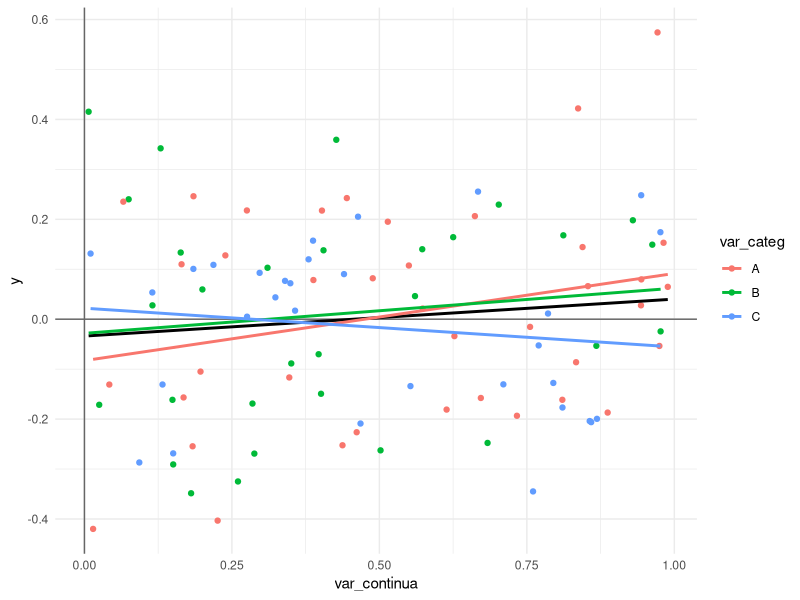
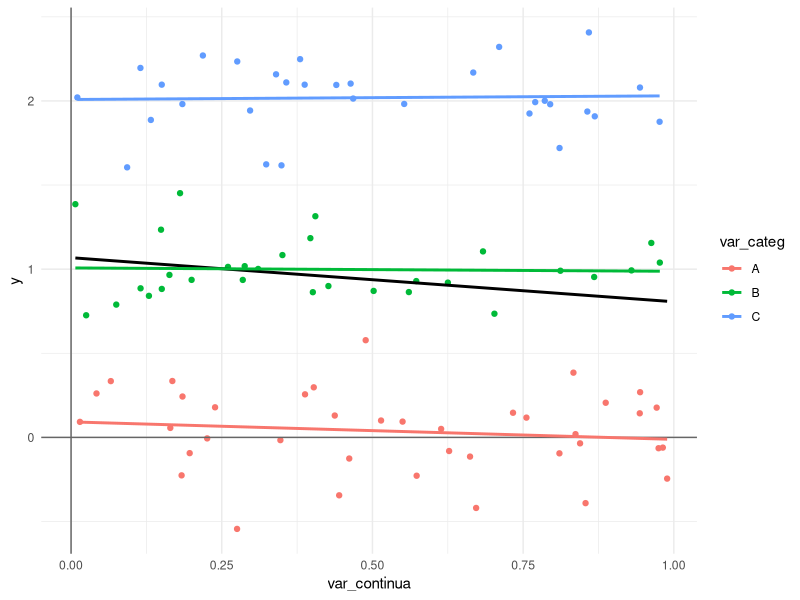
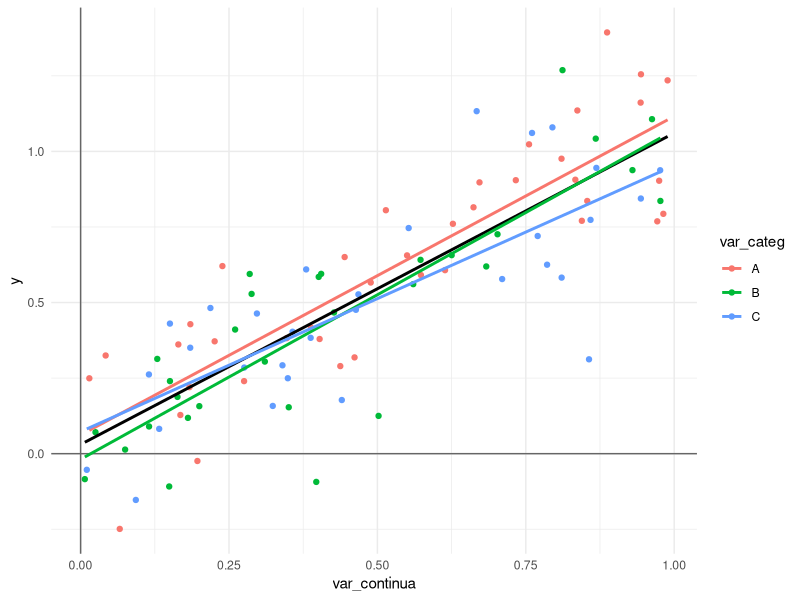
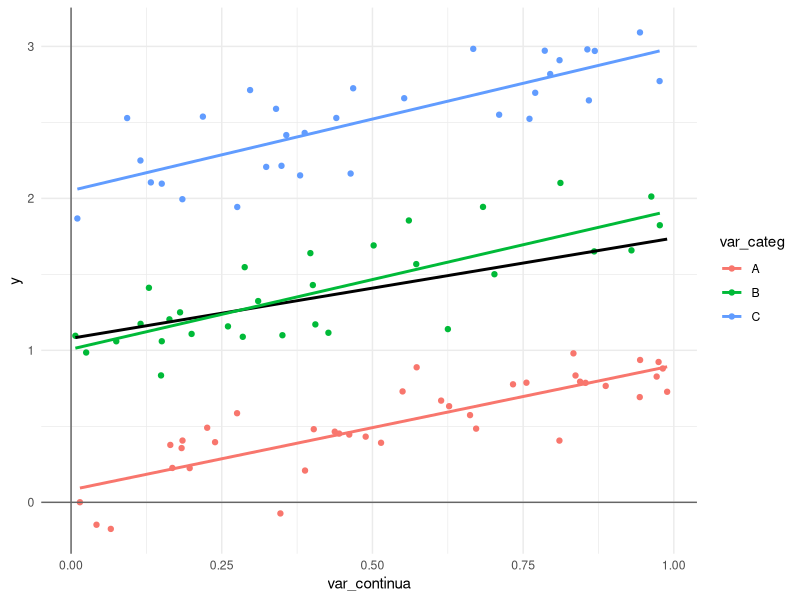
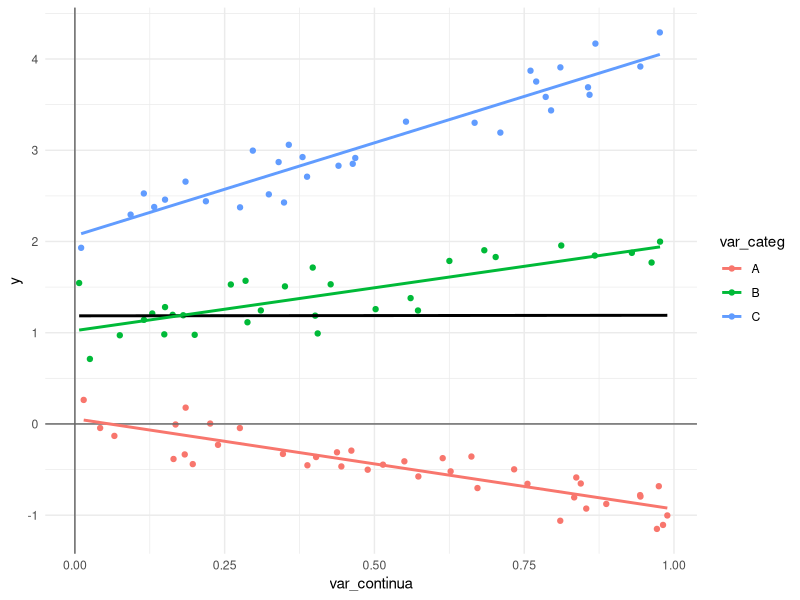
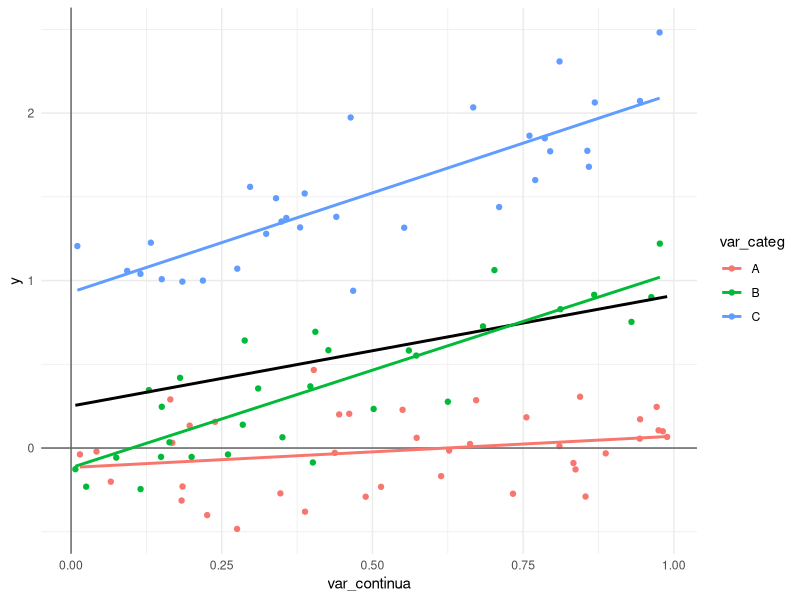
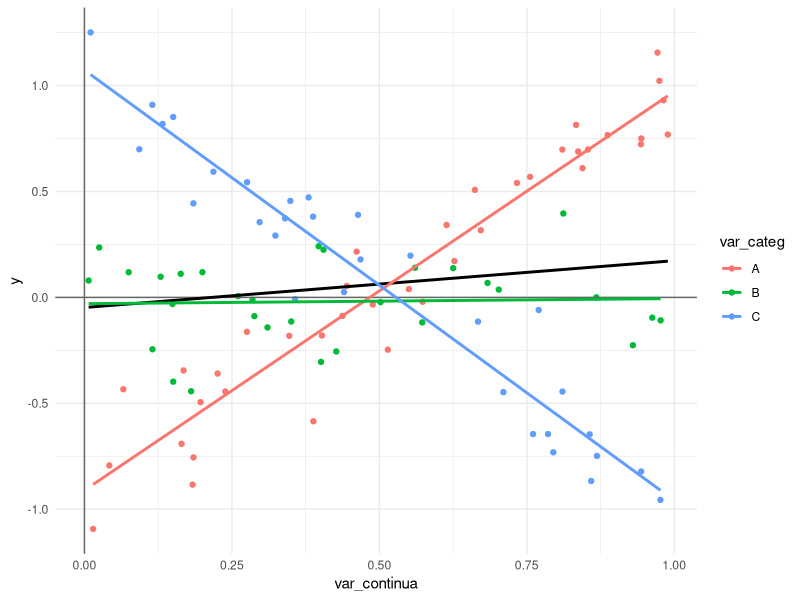
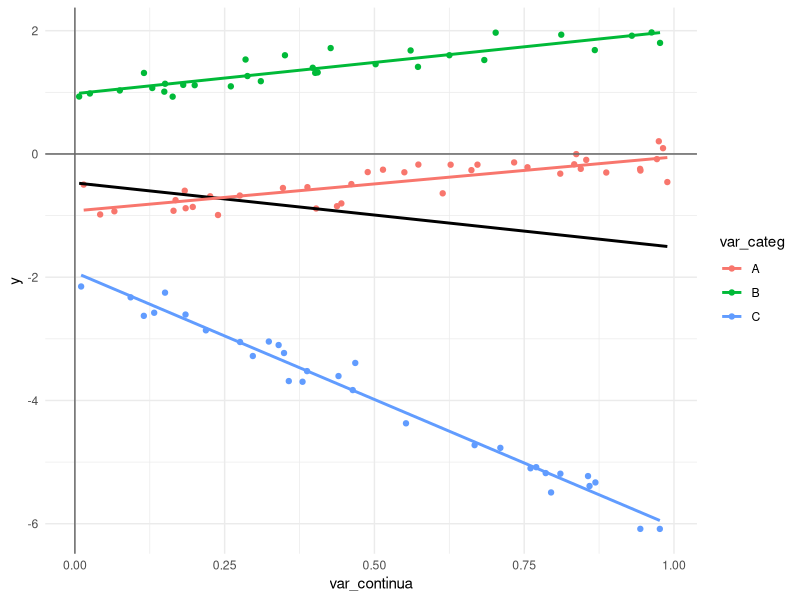

Source code (R) for these figures, in order:
library(tidyverse)

params_sem_parabola <- expand.grid(
  interceptA = -2:2,
  interceptB = -2:2,
  interceptC = -2:2,
  slopeA = c(-4, 1, 0, 1, 4),
  slopeB = c(-4, 1, 0, 1, 4),
  slopeC = c(-4, 1, 0, 1, 4),
  quadraticoA = 0,
  quadraticoB = 0,
  quadraticoC = 0
)

params_com_parabola <- expand.grid(
  interceptA = -1:1,
  interceptB = -1:1,
  interceptC = -1:1,
  slopeA = -1:1,
  slopeB = -1:1,
  slopeC = -1:1,
  quadraticoA = -1:3,
  quadraticoB = -1:3,
  quadraticoC = -1:3
)

params <- bind_rows(
  params_sem_parabola,
  params_com_parabola
) %>%
  distinct() %>%
  as.matrix()

set.seed(2)
n = 100
x <- tibble(
  var_continua = runif(n),
  var_categ = sample(c("A", "B", "C"), n, replace = TRUE) %>% as.factor()
)
xm <- model.matrix(~ 0 + var_categ + var_continua:var_categ + I(var_continua^2):var_categ, data = x)


interacoes <- function(parametros = NULL, com_parabolas = FALSE, cores = TRUE) {
  
  if(is.null(parametros)) {
    if(com_parabolas) {
      parametros <- params[sample.int(nrow(params), 1),]
    } else {
      parametros <- unlist(params_sem_parabola[sample.int(nrow(params_sem_parabola), 1),])
    }
  }
  
  y <- as_tibble(xm %*% t(t(parametros)), .name_repair = "minimal") %>%
    set_names("y")
  
  y <- y + rnorm(nrow(y), sd = 0.2)
  
  xy <- bind_cols(x, y)
  
  base <- ggplot(xy, aes(x = var_continua)) 
  
  if(cores) {
    base <- base + geom_point(aes(colour = var_categ))
  } else {
    base <- base + geom_point()
  }
  
  base <- base +
    geom_vline(xintercept = 0, colour = "grey40") +
    geom_hline(yintercept = 0, colour = "grey40") +
    theme_minimal()
  
  
  modelo <- lm(y ~ (var_continua)* var_categ, data = xy)
  
  grafico <- base + aes(y = y) + geom_smooth(method = "lm", se = FALSE, colour = "black") 
  if(all(parametros[7:9] == 0)) {
    if(cores) {
      grafico <- grafico + geom_smooth(aes(colour = var_categ), method = "lm", se = FALSE)
    } else {
      grafico <- grafico + geom_smooth(method = "lm", se = FALSE)
    }
  } else {
    if(cores) {
      grafico <- grafico + geom_smooth(aes(colour = var_categ), method = "lm", formula = y ~ poly(x, 2), se = FALSE)
    } else {
      grafico <- grafico + geom_smooth(method = "lm", formula = y ~ poly(x, 2), se = FALSE)
    }
  }
    
  summary <- summary(modelo)
  list(
    grafico = grafico,
    summary = summary,
    parametros = parametros,
    modelo = modelo
  )
} 


# sem efeito de nada
infos <- interacoes(c(
  intercepto_do_A = 0, 
  intercepto_do_B = 0, 
  intercepto_do_C = 0, 
  
  inclinacao_do_A = 0, 
  inclinacao_do_B = 0, 
  inclinacao_do_C = 0, 
  
  ao_quadrado_do_A = 0, 
  ao_quadrado_do_B = 0, 
  ao_quadrado_do_C = 0
)
)
infos$summary
infos$grafico
infos$parametros %>% t %>% t



# apenas efeito da var_categ
infos <- interacoes(c(
  intercepto_do_A = 0, 
  intercepto_do_B = 1, 
  intercepto_do_C = 2, 
  
  inclinacao_do_A = 0, 
  inclinacao_do_B = 0, 
  inclinacao_do_C = 0, 
  
  ao_quadrado_do_A = 0, 
  ao_quadrado_do_B = 0, 
  ao_quadrado_do_C = 0
)
)
infos$summary
infos$grafico
infos$parametros %>% t %>% t




# apenas efeito da var_continua
infos <- interacoes(c(
  intercepto_do_A = 0, 
  intercepto_do_B = 0, 
  intercepto_do_C = 0, 
  
  inclinacao_do_A = 1, 
  inclinacao_do_B = 1, 
  inclinacao_do_C = 1, 
  
  ao_quadrado_do_A = 0, 
  ao_quadrado_do_B = 0, 
  ao_quadrado_do_C = 0
  )
)
infos$summary
infos$grafico
infos$parametros %>% t %>% t




# efeitos marginais da var_categ e var_continua
infos <- interacoes(c(
  intercepto_do_A = 0, 
  intercepto_do_B = 1, 
  intercepto_do_C = 2, 
  
  inclinacao_do_A = 1, 
  inclinacao_do_B = 1, 
  inclinacao_do_C = 1, 
  
  ao_quadrado_do_A = 0, 
  ao_quadrado_do_B = 0, 
  ao_quadrado_do_C = 0
)
)
infos$summary
infos$grafico
infos$parametros %>% t %>% t




# efeito de interação entre var_categ e var_continua
infos <- interacoes(c(
  intercepto_do_A = 0, 
  intercepto_do_B = 1, 
  intercepto_do_C = 2, 
  
  inclinacao_do_A = -1, 
  inclinacao_do_B = 1, 
  inclinacao_do_C = 2, 
  
  ao_quadrado_do_A = 0, 
  ao_quadrado_do_B = 0, 
  ao_quadrado_do_C = 0
)
)
infos$summary
infos$grafico
infos$parametros %>% t %>% t



infos <- interacoes()
infos$summary
infos$grafico
infos$parametros

# Exemplo: Paradóxo de Simpson 
set.seed(1)
infos <- interacoes(c(
    intercepto_do_A = -1, 
    intercepto_do_B = 0, 
    intercepto_do_C = 1, 
    
    inclinacao_do_A = 2, 
    inclinacao_do_B = 0, 
    inclinacao_do_C = -2, 
    
    ao_quadrado_do_A = 0, 
    ao_quadrado_do_B = 0, 
    ao_quadrado_do_C = 0
  ),
  cores = TRUE
)

infos$summary
infos$grafico
infos$parametros






# exercício1: gere um gráfico e avalie:
# se há efeito de 'var_continua'
# se há efeito de 'var_categ'
# se há interação entre 'var_continua' com 'var_categ' em relação ao intercepto
# se há interação entre 'var_continua' com 'var_categ' em relação a inclinação
set.seed(1)
infos <- interacoes()
infos$grafico
# se há efeito de 'var_continua'

# se há efeito de 'var_categ'

# se há interação entre 'var_continua' com 'var_categ' em relação a inclinação



# exercício2: repita o exercício 1, mas agora com outro gráfico sorteado.
set.seed(896)
infos <- interacoes()
infos$grafico
# se há efeito de 'var_continua'

# se há efeito de 'var_categ'

# se há interação entre 'var_continua' com 'var_categ' em relação a inclinação



# exercício3: repita o exercício 1, mas agora com outro gráfico sorteado.
set.seed(905)
infos <- interacoes()
infos$grafico
infos$summary

# se há efeito de 'var_continua'

# se há efeito de 'var_categ'

# se há interação entre 'var_continua' com 'var_categ' em relação a inclinação



